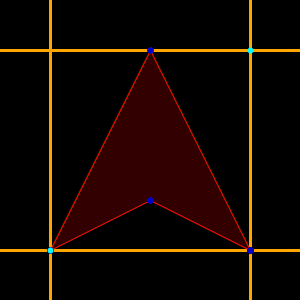
Frame 1 (no input)
Frame 60 (the mouse pressed at the canvas centre just before this capture): identical to frame 1, image omitted
Frame 120 (the mouse held since frame 60 and released just before this capture): identical to frame 1, image omitted

The Processing sketch that drew this single still picture (run headless with seeded random() and noise(); from frame 60 on, the mouse is pressed at the canvas centre):

// Processing sketch: A4Completion
// ── A4Completion.pde
 //<>// //<>// //<>//
ArrayList<PVector> _poly;
ArrayList<PVector> _line;
PVector clickedOn=null;

void setup() {
  //Polygon that you are modifing
  _poly = new ArrayList<PVector>();
  _poly.add(new PVector(50, 250));
  _poly.add(new PVector(150, 200)); 
  _poly.add(new PVector(250, 250));
  _poly.add(new PVector(150, 50));

  //The Point of the Line on the screen
  _line = new ArrayList<PVector>();
  _line.add(new PVector(250, 50));
  _line.add(new PVector(50, 250 ));
  size(300, 300);
}

void draw() {
  background(0);
  stroke(0, 100, 0);
  noFill();
  // drawing the polygon that is not modifide
  drawPolygon(_poly);
  //drawing the cut line
  drawVerticalLine(_line.get(0));
  drawHorizontalLine(_line.get(0));
  drawVerticalLine(_line.get(1));
  drawHorizontalLine(_line.get(1));
  stroke(67, 130, 64);
  //drawing the Points for the polygon
  drawPoints(_poly);

  stroke(255, 0, 0);
  fill(255, 0, 0, 50);
  // creating the clipped Polygon starting with teh right side
  ArrayList<PVector> clip= clipPolygon(_poly, new PVector [] {
    // creating the line from the point same as the line..
    new PVector(_line.get(0).x, _line.get(0).y+100), 
    new PVector(_line.get(0).x, _line.get(0).y-100)
    }, true
    );
  if (clip.get(0) !=null) {
    //doign the top
    clip = clipPolygon(clip, new PVector [] {
      // creating the line from the point same as the line..
      new PVector(_line.get(0).x-100, _line.get(0).y), 
      new PVector(_line.get(0).x+100, _line.get(0).y)
      }, false
      );
  }
  if (clip.get(0) !=null) {
    //doing the left side
    clip = clipPolygon(clip, new PVector [] {
      // creating the line from the point same as the line..
      new PVector(_line.get(1).x, _line.get(1).y-100), 
      new PVector(_line.get(1).x, _line.get(1).y+100)
      }, true
      );
  }
  if (clip.get(0) !=null) {
    //doing teh bottom
    clip = clipPolygon(clip, new PVector [] {
      // creating the line from the point same as the line..
      new PVector(_line.get(1).x+100, _line.get(1).y), 
      new PVector(_line.get(1).x-100, _line.get(1).y)
      }, false
      );
  }
  if (clip.get(0) !=null) {
    // drawing the clipped polygon
    drawPolygon(clip);

    stroke(0, 0, 200);

    //drawing the clipped polygons points
    drawPoints(clip);
  }
  stroke(0, 255, 255);
  //drawing the points for the line.

  drawPoints(_line);
}

void mousePressed() {
  if (mouseButton == CENTER) {
    _poly.add(new PVector(mouseX, mouseY));
  }

  int error = 20;
  for (PVector p : _poly) {
    if ((mouseX < p.x+error && mouseX > p.x-error) && 
      (mouseY < p.y+error && mouseY > p.y-error)) {
      clickedOn = p;
    }
  }
  for (PVector p : _line) {
    if ((mouseX < p.x+error && mouseX > p.x-error) && 
      (mouseY < p.y+error && mouseY > p.y-error)) {
      clickedOn = p;
    }
  }
  if (mouseButton == RIGHT) {
    _poly.remove(clickedOn); 
    clickedOn = null;
  }
}
void mouseReleased() {
  clickedOn =null;
}


void mouseDragged() {
  if (clickedOn!=null) {
    clickedOn.x=mouseX;
    clickedOn.y=mouseY;
  }
}
//Draws the points of a Polygon
void drawPoints(ArrayList<PVector> poly) {
  strokeWeight(6);

  beginShape(POINTS);
  for (PVector p : poly) {
    vertex(p.x, p.y);
  }
  endShape();
}

//Draws the polygon
void drawPolygon(ArrayList<PVector> poly) {
  strokeWeight(1);

  beginShape();
  for (PVector p : poly) {
    vertex(p.x, p.y);
  }
  endShape(CLOSE);
}

//draws vertical cut line
void drawVerticalLine(PVector point) {
  strokeWeight(3);
  stroke(255, 165, 0);
  PVector a = new PVector(point.x, point.y+100);
  PVector b = new PVector(point.x, point.y-100);
  PVector D = PVector.sub(b, a);
  PVector p1 = PVector.add(a, PVector.mult(D, -100));
  PVector p2 = PVector.add(a, PVector.mult(D, 100));
  line(p1.x, p1.y, p2.x, p2.y);
}

//draws the cut line
void drawHorizontalLine(PVector point) {
  strokeWeight(3);
  stroke(255, 165, 0);
  PVector a = new PVector(point.x-100, point.y);
  PVector b = new PVector(point.x+100, point.y);
  PVector D = PVector.sub(b, a);
  PVector p1 = PVector.add(a, PVector.mult(D, -100));
  PVector p2 = PVector.add(a, PVector.mult(D, 100));
  line(p1.x, p1.y, p2.x, p2.y);
}
// ── polyCliipper.pde
//<>// //<>// //<>// //<>// //<>// //<>// //<>// //<>//
float ks;
float ke;
Boolean _Vertical = false;

ArrayList<PVector> clipPolygon(ArrayList<PVector> poly, PVector line [], boolean Vertical) {
  _Vertical = Vertical;
  ArrayList<PVector> list = new ArrayList<PVector>();

  for (int i =0; i< poly.size(); i++) {
    //gets the current point on the polygon

    PVector p1 = poly.get(i%poly.size());
    //gets the second point on the line
    PVector p2 = poly.get((i+1)%poly.size());

    float t[] =intersects(p1, p2, line);
    if ( (!Float.isNaN(t[0])) && (0 <= t[0] && t[0] <= 1) && t[1]==0) {
      // puts the end/ beginning point of the polygon
      if (ke >0) {
        list.add(p1);
      }
      //creates the vertual point on the clip line
      float x = (1-t[0])*p1.x+t[0]*p2.x;
      float y = (1-t[0])*p1.y+t[0]*p2.y;
      list.add(new PVector(x, y));
    } else if (t[1]==1) {
      if (!(ks >0.0 && ke >0.0)) {
        // all inside so just add them.
        list.add(p1);
        list.add(p2);
      }
    }
  }

  return list;
}

float[] intersects (PVector s, PVector e, PVector Line[]) {
  if (_Vertical) {
    return intersectsVertical(s, e, Line);
  } else {
    return intersectsHorizontal(s, e, Line);
  }
}


float[] intersectsVertical (PVector s, PVector e, PVector Line[]) {
  float a = -(Line[1].y - Line[0].y);
  float b = (Line[1].x - Line[0].x);
  float c = (Line[1].y*Line[1].x - Line[0].x*Line[0].y);
  //global verables are used for case detection 
  ks = (a*s.x+b*s.y+c);
  ke = (a*e.x+b*e.y+c);
  float t = ks/(a*(s.x-e.x)+b*(s.y-e.y));
  if ((ks==0.0 && ke ==0.0) ||(ks >0.0 && ke >0.0) || (ks<0.0 && ke <0.0)) {
    //checks for lines completely not in or out
    float temp [] ={t, 1};
    return temp;
  } 
  //finds the point of T for the x and y for the line.


  float temp [] ={t, 0};
  return temp;
}


float[] intersectsHorizontal (PVector s, PVector e, PVector Line[]) {
  float a = (Line[1].y - Line[0].y);
  float b = -(Line[1].x - Line[0].x);
  float c = (Line[1].y*Line[1].x - Line[0].x*Line[0].y);
  //global verables are used for case detection 
  ks = (a*s.x+b*s.y+c);
  ke = (a*e.x+b*e.y+c);

  float t = ks/(a*(s.x-e.x)+b*(s.y-e.y));

  if ((ks==0.0 && ke ==0.0) ||(ks >0.0 && ke >0.0) || (ks<0.0 && ke <0.0)) {
    //checks for lines completely not in or out
    float temp [] ={t, 1};
    return temp;
  } 
  //finds the point of T for the x and y for the line.


  float temp [] ={t, 0};
  return temp;
}
